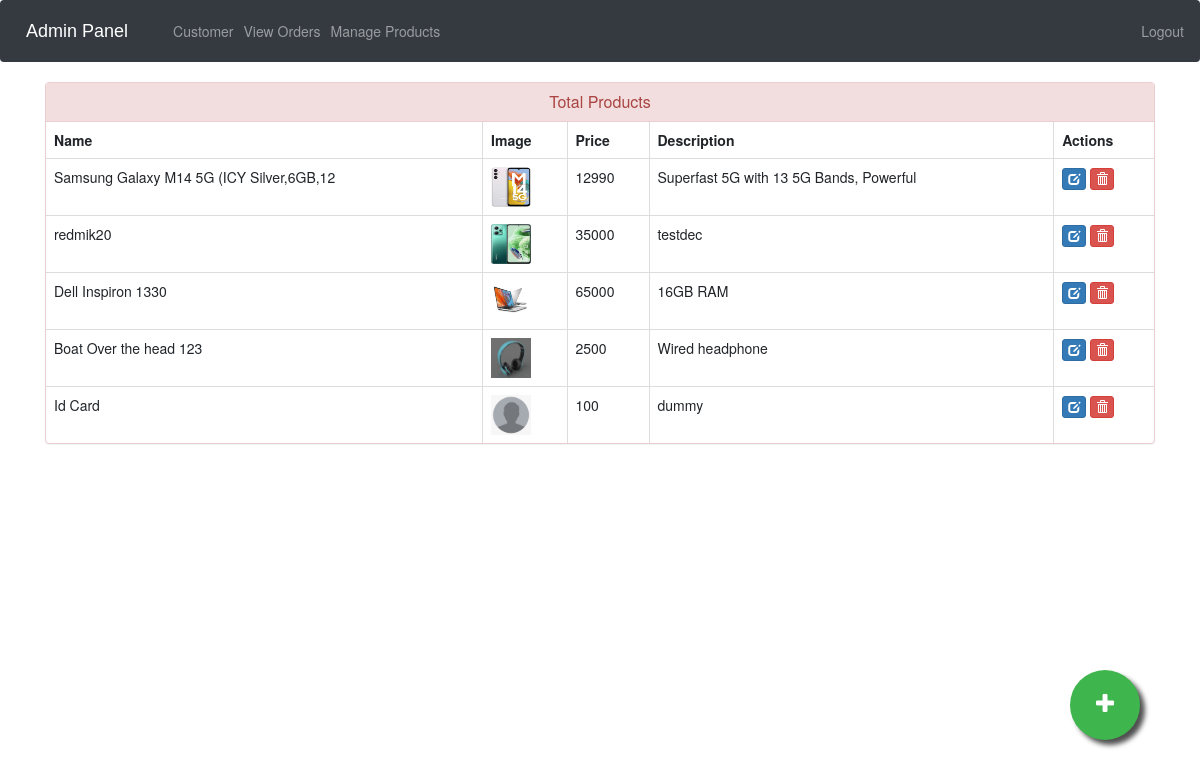
The app's page /admin-products (signed in) with its own data.
### ecom/models.py (models this page shows, shortened)
class Product(models.Model):
    name=models.CharField(max_length=40)
    product_image= models.ImageField(upload_to='product_image/',null=True,blank=True)
    price = models.PositiveIntegerField()
    description=models.CharField(max_length=40)

### ecom/views.py (the view)
# urls.py: path('admin-products', views.admin_products_view,name='admin-products'),
@login_required(login_url='adminlogin')
def admin_products_view(request):
    products=models.Product.objects.all()
    return render(request,'ecom/admin_products.html',{'products':products})

### templates/ecom/admin_products.html (shortened to what this page needs)
{% extends 'ecom/admin_base.html' %}
{% load static %}
{% block content %}
<head>
  <link href="//netdna.bootstrapcdn.com/bootstrap/3.0.0/css/bootstrap.min.css" rel="stylesheet" id="bootstrap-css">
</head>
<div class="container">
  <div class="panel panel-danger">
    <div class="panel-heading">
      <h6 class="panel-title">Total Products</h6>
    </div>
    <table class="table table-hover table-bordered" id="dev-table">
      <thead>
        <tr>
          <th>Name</th>
          <th>Image</th>
          <th>Price</th>
          <th>Description</th>
          <th>Actions</th>
        </tr>
      </thead>
      {% for p in products %}
  {% if p %}
      <tr>
        <td> {{p.name}}</td>
        <td> <img src="{% static p.product_image.url %}" alt="Profile Pic" height="40px" width="40px" /></td>
        <td>{{p.price}}</td>
        <td>{{p.description}}</td>
        <td><a class="btn btn-primary btn-xs" href="{% url 'update-product' p.id  %}"><span class="glyphicon glyphicon-edit"></span></a>
          <a class="btn btn-danger btn-xs" href="{% url 'delete-product' p.id  %}"><span class="glyphicon glyphicon-trash"></span></a></td>
      </tr>
      {%else%}
      <br><br><br>
      <h1>No Products!!</h1>
      {% endif %}
      {% endfor %}
    </table>
  </div>
</div>
<a href="/admin-add-product" class="float">
<i class="fa fa-plus my-float"></i>
</a>
{% endblock content %}

### templates/ecom/admin_base.html (style rules this page uses)
.fa { font-size: 23px; width: 60px; text-align: center; text-decoration: none; margin: 5px 2px; border-radius: 50%; }

### templates/ecom/admin_products.html (style rules this page uses)
a:link { text-decoration: none; }
h6 { text-align: center; }
.float { position:fixed; width:70px; height:70px; bottom:60px; right:60px; background-color:#3eb54d; color:#FFF; border-radius:50px; text-align:center; box-shadow: 5px 5px 5px #505050; }
.my-float { margin-top:22px; }

### records on screen
Product: name "Samsung Galaxy M14 5G (ICY Silver,6GB,12", product_image (picture), price "12990", description "Superfast 5G with 13 5G Bands, Powerful"
Product: name "redmik20", product_image (picture), price "35000", description "testdec"
Product: name "Dell Inspiron 1330", product_image (picture), price "65000", description "16GB RAM"
Product: name "Boat Over the head 123", product_image (picture), price "2500", description "Wired headphone"
Product: name "Id Card", product_image (placeholder picture), price "100", description "dummy"
